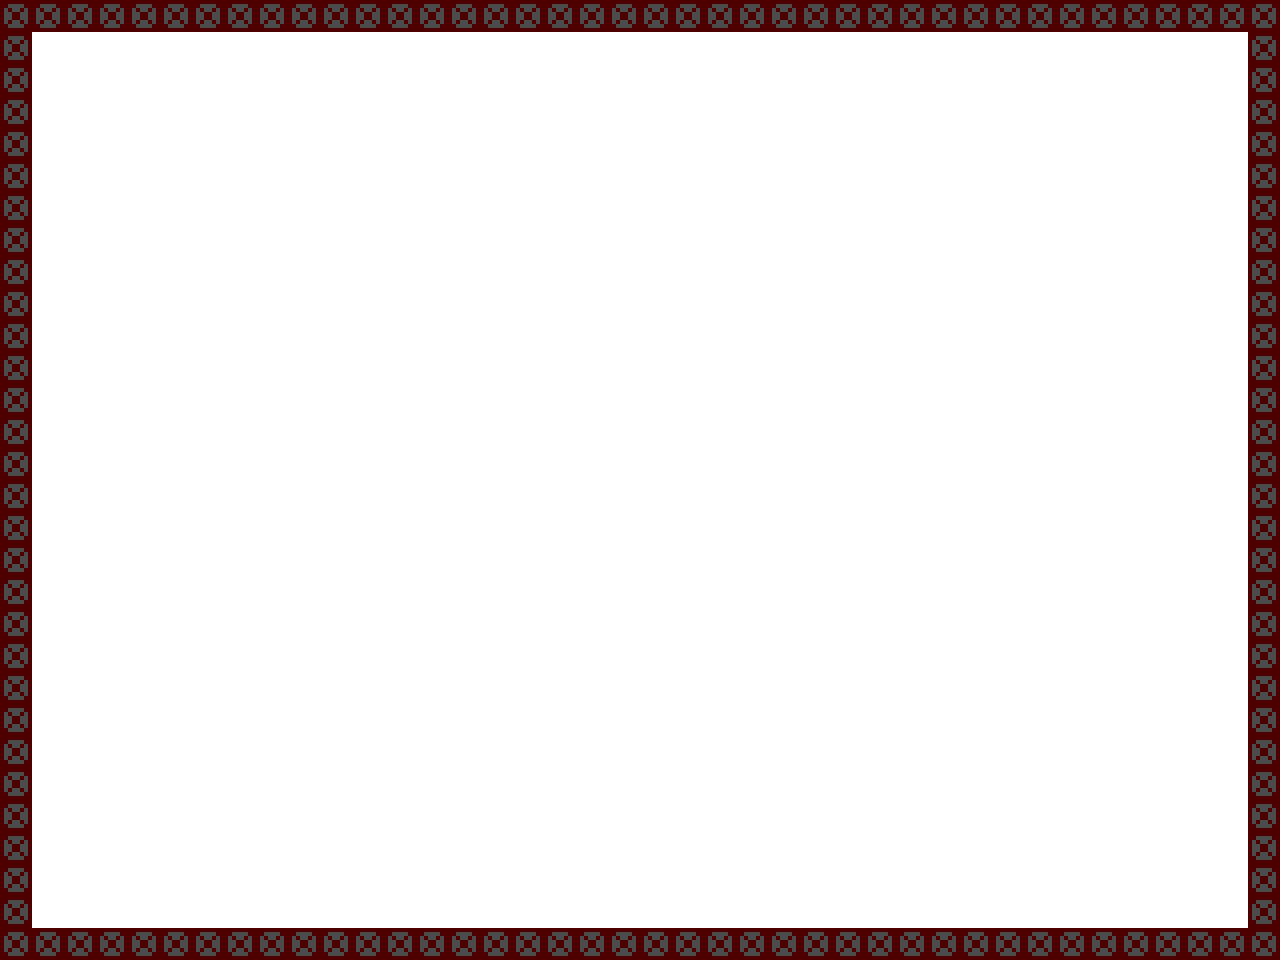

This is a level from a 2D game, rendered from its Tiled map with the project's own tilesets. A one-line summary and the complete map file follow:
An orthogonal 40x30 tile map with 32x32 px tiles, 2 tile layers (map, collision).

<map version="1.2" tiledversion="1.2.1" orientation="orthogonal" renderorder="right-down" width="40" height="30" tilewidth="32" tileheight="32" infinite="0" nextlayerid="17" nextobjectid="1">
 <tileset firstgid="1" source="tileset_levent.tsx" />
 <layer id="15" name="map" width="40" height="30">
  <data encoding="csv">
10,10,10,10,10,10,10,10,10,10,10,10,10,10,10,10,10,10,10,10,10,10,10,10,10,10,10,10,10,10,10,10,10,10,10,10,10,10,10,10,
10,7,7,7,7,7,7,7,7,7,7,7,7,7,7,7,7,7,7,7,7,7,7,7,7,7,7,7,7,7,7,7,7,7,7,7,7,7,7,10,
10,7,7,7,7,7,7,7,7,7,7,7,7,7,7,7,7,7,7,7,7,7,7,7,7,7,7,7,7,7,7,7,7,7,7,7,7,7,7,10,
10,7,7,7,7,7,7,7,7,7,7,7,7,7,7,7,7,7,7,7,7,7,7,7,7,7,7,7,7,7,7,7,7,7,7,7,7,7,7,10,
10,7,7,7,7,7,7,7,7,7,7,7,7,7,7,7,7,7,7,7,7,7,7,7,7,7,7,7,7,7,7,7,7,7,7,7,7,7,7,10,
10,7,7,7,7,7,7,7,7,7,7,7,7,7,7,7,7,7,7,7,7,7,7,7,7,7,7,7,7,7,7,7,7,7,7,7,7,7,7,10,
10,7,7,7,7,7,7,7,7,7,7,7,7,7,7,7,7,7,7,7,7,7,7,7,7,7,7,7,7,7,7,7,7,7,7,7,7,7,7,10,
10,7,7,7,7,7,7,7,7,7,7,7,7,7,7,7,7,7,7,7,7,7,7,7,7,7,7,7,7,7,7,7,7,7,7,7,7,7,7,10,
10,7,7,7,7,7,7,7,7,7,7,7,7,7,7,7,7,7,7,7,7,7,7,7,7,7,7,7,7,7,7,7,7,7,7,7,7,7,7,10,
10,7,7,7,7,7,7,7,7,7,7,7,7,7,7,7,7,7,7,7,7,7,7,7,7,7,7,7,7,7,7,7,7,7,7,7,7,7,7,10,
10,7,7,7,7,7,7,7,7,7,7,7,7,7,7,7,7,7,7,7,7,7,7,7,7,7,7,7,7,7,7,7,7,7,7,7,7,7,7,10,
10,7,7,7,7,7,7,7,7,7,7,7,7,7,7,7,7,7,7,7,7,7,7,7,7,7,7,7,7,7,7,7,7,7,7,7,7,7,7,10,
10,7,7,7,7,7,7,7,7,7,7,7,7,7,7,7,7,7,7,7,7,7,7,7,7,7,7,7,7,7,7,7,7,7,7,7,7,7,7,10,
10,7,7,7,7,7,7,7,7,7,7,7,7,7,7,7,7,7,7,7,7,7,7,7,7,7,7,7,7,7,7,7,7,7,7,7,7,7,7,10,
10,7,7,7,7,7,7,7,7,7,7,7,7,7,7,7,7,7,7,7,7,7,7,7,7,7,7,7,7,7,7,7,7,7,7,7,7,7,7,10,
10,7,7,7,7,7,7,7,7,7,7,7,7,7,7,7,7,7,7,7,7,7,7,7,7,7,7,7,7,7,7,7,7,7,7,7,7,7,7,10,
10,7,7,7,7,7,7,7,7,7,7,7,7,7,7,7,7,7,7,7,7,7,7,7,7,7,7,7,7,7,7,7,7,7,7,7,7,7,7,10,
10,7,7,7,7,7,7,7,7,7,7,7,7,7,7,7,7,7,7,7,7,7,7,7,7,7,7,7,7,7,7,7,7,7,7,7,7,7,7,10,
10,7,7,7,7,7,7,7,7,7,7,7,7,7,7,7,7,7,7,7,7,7,7,7,7,7,7,7,7,7,7,7,7,7,7,7,7,7,7,10,
10,7,7,7,7,7,7,7,7,7,7,7,7,7,7,7,7,7,7,7,7,7,7,7,7,7,7,7,7,7,7,7,7,7,7,7,7,7,7,10,
10,7,7,7,7,7,7,7,7,7,7,7,7,7,7,7,7,7,7,7,7,7,7,7,7,7,7,7,7,7,7,7,7,7,7,7,7,7,7,10,
10,7,7,7,7,7,7,7,7,7,7,7,7,7,7,7,7,7,7,7,7,7,7,7,7,7,7,7,7,7,7,7,7,7,7,7,7,7,7,10,
10,7,7,7,7,7,7,7,7,7,7,7,7,7,7,7,7,7,7,7,7,7,7,7,7,7,7,7,7,7,7,7,7,7,7,7,7,7,7,10,
10,7,7,7,7,7,7,7,7,7,7,7,7,7,7,7,7,7,7,7,7,7,7,7,7,7,7,7,7,7,7,7,7,7,7,7,7,7,7,10,
10,7,7,7,7,7,7,7,7,7,7,7,7,7,7,7,7,7,7,7,7,7,7,7,7,7,7,7,7,7,7,7,7,7,7,7,7,7,7,10,
10,7,7,7,7,7,7,7,7,7,7,7,7,7,7,7,7,7,7,7,7,7,7,7,7,7,7,7,7,7,7,7,7,7,7,7,7,7,7,10,
10,7,7,7,7,7,7,7,7,7,7,7,7,7,7,7,7,7,7,7,7,7,7,7,7,7,7,7,7,7,7,7,7,7,7,7,7,7,7,10,
10,7,7,7,7,7,7,7,7,7,7,7,7,7,7,7,7,7,7,7,7,7,7,7,7,7,7,7,7,7,7,7,7,7,7,7,7,7,7,10,
10,7,7,7,7,7,7,7,7,7,7,7,7,7,7,7,7,7,7,7,7,7,7,7,7,7,7,7,7,7,7,7,7,7,7,7,7,7,7,10,
10,10,10,10,10,10,10,10,10,10,10,10,10,10,10,10,10,10,10,10,10,10,10,10,10,10,10,10,10,10,10,10,10,10,10,10,10,10,10,10
</data>
 </layer>
 <layer id="16" name="collision" width="40" height="30" opacity="0.3">
  <data encoding="csv">
5,5,5,5,5,5,5,5,5,5,5,5,5,5,5,5,5,5,5,5,5,5,5,5,5,5,5,5,5,5,5,5,5,5,5,5,5,5,5,5,
5,0,0,0,0,0,0,0,0,0,0,0,0,0,0,0,0,0,0,0,0,0,0,0,0,0,0,0,0,0,0,0,0,0,0,0,0,0,0,5,
5,0,0,0,0,0,0,0,0,0,0,0,0,0,0,0,0,0,0,0,0,0,0,0,0,0,0,0,0,0,0,0,0,0,0,0,0,0,0,5,
5,0,0,0,0,0,0,0,0,0,0,0,0,0,0,0,0,0,0,0,0,0,0,0,0,0,0,0,0,0,0,0,0,0,0,0,0,0,0,5,
5,0,0,0,0,0,0,0,0,0,0,0,0,0,0,0,0,0,0,0,0,0,0,0,0,0,0,0,0,0,0,0,0,0,0,0,0,0,0,5,
5,0,0,0,0,0,0,0,0,0,0,0,0,0,0,0,0,0,0,0,0,0,0,0,0,0,0,0,0,0,0,0,0,0,0,0,0,0,0,5,
5,0,0,0,0,0,0,0,0,0,0,0,0,0,0,0,0,0,0,0,0,0,0,0,0,0,0,0,0,0,0,0,0,0,0,0,0,0,0,5,
5,0,0,0,0,0,0,0,0,0,0,0,0,0,0,0,0,0,0,0,0,0,0,0,0,0,0,0,0,0,0,0,0,0,0,0,0,0,0,5,
5,0,0,0,0,0,0,0,0,0,0,0,0,0,0,0,0,0,0,0,0,0,0,0,0,0,0,0,0,0,0,0,0,0,0,0,0,0,0,5,
5,0,0,0,0,0,0,0,0,0,0,0,0,0,0,0,0,0,0,0,0,0,0,0,0,0,0,0,0,0,0,0,0,0,0,0,0,0,0,5,
5,0,0,0,0,0,0,0,0,0,0,0,0,0,0,0,0,0,0,0,0,0,0,0,0,0,0,0,0,0,0,0,0,0,0,0,0,0,0,5,
5,0,0,0,0,0,0,0,0,0,0,0,0,0,0,0,0,0,0,0,0,0,0,0,0,0,0,0,0,0,0,0,0,0,0,0,0,0,0,5,
5,0,0,0,0,0,0,0,0,0,0,0,0,0,0,0,0,0,0,0,0,0,0,0,0,0,0,0,0,0,0,0,0,0,0,0,0,0,0,5,
5,0,0,0,0,0,0,0,0,0,0,0,0,0,0,0,0,0,0,0,0,0,0,0,0,0,0,0,0,0,0,0,0,0,0,0,0,0,0,5,
5,0,0,0,0,0,0,0,0,0,0,0,0,0,0,0,0,0,0,0,0,0,0,0,0,0,0,0,0,0,0,0,0,0,0,0,0,0,0,5,
5,0,0,0,0,0,0,0,0,0,0,0,0,0,0,0,0,0,0,0,0,0,0,0,0,0,0,0,0,0,0,0,0,0,0,0,0,0,0,5,
5,0,0,0,0,0,0,0,0,0,0,0,0,0,0,0,0,0,0,0,0,0,0,0,0,0,0,0,0,0,0,0,0,0,0,0,0,0,0,5,
5,0,0,0,0,0,0,0,0,0,0,0,0,0,0,0,0,0,0,0,0,0,0,0,0,0,0,0,0,0,0,0,0,0,0,0,0,0,0,5,
5,0,0,0,0,0,0,0,0,0,0,0,0,0,0,0,0,0,0,0,0,0,0,0,0,0,0,0,0,0,0,0,0,0,0,0,0,0,0,5,
5,0,0,0,0,0,0,0,0,0,0,0,0,0,0,0,0,0,0,0,0,0,0,0,0,0,0,0,0,0,0,0,0,0,0,0,0,0,0,5,
5,0,0,0,0,0,0,0,0,0,0,0,0,0,0,0,0,0,0,0,0,0,0,0,0,0,0,0,0,0,0,0,0,0,0,0,0,0,0,5,
5,0,0,0,0,0,0,0,0,0,0,0,0,0,0,0,0,0,0,0,0,0,0,0,0,0,0,0,0,0,0,0,0,0,0,0,0,0,0,5,
5,0,0,0,0,0,0,0,0,0,0,0,0,0,0,0,0,0,0,0,0,0,0,0,0,0,0,0,0,0,0,0,0,0,0,0,0,0,0,5,
5,0,0,0,0,0,0,0,0,0,0,0,0,0,0,0,0,0,0,0,0,0,0,0,0,0,0,0,0,0,0,0,0,0,0,0,0,0,0,5,
5,0,0,0,0,0,0,0,0,0,0,0,0,0,0,0,0,0,0,0,0,0,0,0,0,0,0,0,0,0,0,0,0,0,0,0,0,0,0,5,
5,0,0,0,0,0,0,0,0,0,0,0,0,0,0,0,0,0,0,0,0,0,0,0,0,0,0,0,0,0,0,0,0,0,0,0,0,0,0,5,
5,0,0,0,0,0,0,0,0,0,0,0,0,0,0,0,0,0,0,0,0,0,0,0,0,0,0,0,0,0,0,0,0,0,0,0,0,0,0,5,
5,0,0,0,0,0,0,0,0,0,0,0,0,0,0,0,0,0,0,0,0,0,0,0,0,0,0,0,0,0,0,0,0,0,0,0,0,0,0,5,
5,0,0,0,0,0,0,0,0,0,0,0,0,0,0,0,0,0,0,0,0,0,0,0,0,0,0,0,0,0,0,0,0,0,0,0,0,0,0,5,
5,5,5,5,5,5,5,5,5,5,5,5,5,5,5,5,5,5,5,5,5,5,5,5,5,5,5,5,5,5,5,5,5,5,5,5,5,5,5,5
</data>
 </layer>
</map>
